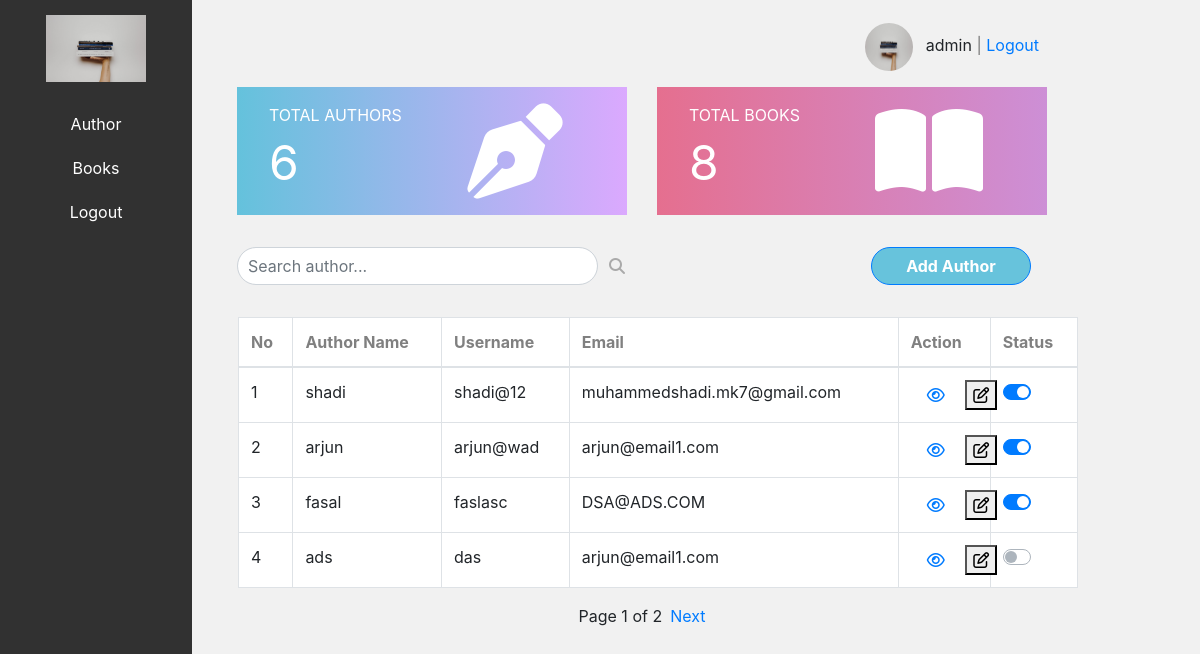
Page /authors/ (signed in) on the committed database.
### Techn_app/models.py (models this page shows, shortened)
class Author(models.Model):
    name = models.CharField(max_length=100)
    is_active = models.BooleanField(default=True)
    username = models.CharField(max_length=100)
    email = models.EmailField(max_length=100)

### Techn_app/views.py (the view, shortened to what this page needs)
# urls.py: path('authors/', Authors.as_view(), name='authors'),
class Authors(View):
    def get(self, request):
        if request.user.is_authenticated:
            search_query = request.GET.get('search', '')
            authors_list = Author.objects.filter(Q(name__icontains=search_query))
            if not search_query:
                authors_list = Author.objects.all()
            paginator = Paginator(authors_list, 4)
            page = request.GET.get('page', 1)
            try:
                authors = paginator.page(page)
            except PageNotAnInteger:
                authors = paginator.page(1)
            except EmptyPage:
                authors = paginator.page(paginator.num_pages)
            author_count = len(authors_list)
            books = Book.objects.all()
            book_count = len(books)
            return render(request, 'Authors.html', {'authors': authors, 'author_count': author_count, 'book_count': book_count, 'search_query': search_query})
        else:
            return redirect('login')

### templates/Authors.html (shortened to what this page needs)
{% extends 'Home.html' %}
{% load static %}
{% block body %}
<div class="container">
    <div class="row">
        <div class="col-md-6 mb-3">
            <div class="box" style="background: linear-gradient(to right, #64C2DC, #DBA9FE);">
                <div class="content">
                    <p>TOTAL AUTHORS</p>
                    <p style="font-size: 3rem; margin-top: -1rem;">{{ author_count }}</p>
                </div>
                <i class="fa-solid fa-pen-nib"></i>
            </div>
        </div>
        <div class="col-md-6 mb-3">
            <div class="box" style="background: linear-gradient(to right, #E56F8F, #CD8FD6);">
                <div class="content">
                    <p>TOTAL BOOKS</p>
                    <p style="font-size: 3rem; margin-top: -1rem;">{{ book_count }}</p>
                </div>
                <i class="fa-solid fa-book-open"></i>
            </div>
        </div>
    </div>
</div>
<div class="container">
    <div class="row justify-content-between mt-3 ml-3 mr-3">
        <form method="GET" action="{% url 'authors' %}" class="d-flex">
            <div class="input-group" style="width: 25rem;margin-left:-1rem;">
                <input type="text" class="form-control" name="search" placeholder="Search author..." aria-label="Search author" aria-describedby="searchIcon" style="border-radius: 20px; padding-left: 10px;">
                <div class="input-group-append">
                    <span class="input-group-text" id="searchIcon" style="background-color: transparent; border: none;margin-bottom:2rem;">
                        <i class="fas fa-search" style="color: #aaa;"></i>
                    </span>
                </div>
            </div>
        </form>
        <button type="submit" style="border-radius: 20px; width: 10rem; background-color: #67C3DC; font-weight: bold; margin-bottom: 2rem;" class="btn btn-primary btn-block ml-auto" data-toggle="modal" data-target="#addAuthorModal">
            Add Author
        </button>
    </div>
</div>
<table class="table table-bordered" style="margin-left: 1rem; margin-right: 2rem;">
    <thead style="background-color:white;font-weight:400;color:grey;">
      <tr>
        <th>No</th>
        <th>Author Name</th>
        <th>Username</th>
        <th>Email</th>
        <th>Action</th>
        <th>Status</th>
      </tr>
    </thead>
    <tbody>
      {% for author in authors %}
        <tr>
          <td>{{ forloop.counter }}</td>
          <td>{{ author.name }}</td>
          <td>{{ author.username }}</td>
          <td>{{ author.email }}</td>
          <td>
              <a href="{% url 'view_books' author.id %}" style="margin-left:1rem;"  title="View Books">
                  <i class="far fa-eye"></i>
                </a>
                <button type="button" style="margin-left:1rem;margin-right:-2rem;" data-toggle="modal" data-target="#editAuthorModal{{ author.id }}" title="Edit Author">
                    <i class="far fa-edit"></i>
                </button>
            </td>
            <td>
                <div class="custom-control custom-switch">
                </div>
          </td>
        </tr>
      {% endfor %}
    </tbody>
  </table>
  <div class="pagination d-flex justify-content-center mt-3">
    <span class="current">
        Page {{ authors.number }} of {{ authors.paginator.num_pages }}
    </span>
    {% if authors.has_next %}
        <a href="?page={{ authors.next_page_number }}" class="ml-2">Next</a>
    {% endif %}
</div>
{% endblock %}

### templates/Home.html (shortened to what this page needs)
{% load static %}
<!DOCTYPE html>
<html lang="en">
<head>
  <link href="https://stackpath.bootstrapcdn.com/bootstrap/4.3.1/css/bootstrap.min.css" rel="stylesheet">
  <link href="https://code.jquery.com/ui/1.12.1/themes/base/jquery-ui.css" rel="stylesheet">
</head>
<body>
  <div class="container-fluid">
    <div class="row">
      <div class="col-md-3 navbar">
        <img src="{% static 'images/pexels-thought-catalog-2228557.jpg' %}" alt="Your Logo" class="navbar-logo img-fluid">
        <div class="navbar-links">
          <ul class="list-unstyled">
            <li><a href="{% url 'authors' %}">Author</a></li>
            <li><a href="{% url 'books' %}">Books</a></li>
            <li><a href="{% url 'logout' %}">Logout</a></li>
          </ul>
        </div>
      </div>
      <div class="col-md-9 page-content">
        <div class="container">
          <div class="container" style="margin-bottom: 1rem;">
            <div class="d-flex justify-content-end mt-2 mr-2">
              <div class="user-info">
                {% if user.is_authenticated %}
                  <img src="{% static 'images/pexels-thought-catalog-2228557.jpg' %}" alt="Profile" style="width: 3rem; height: 3rem;" class="rounded-circle">
                  <span style="margin-left: 8px;">{{ user.username }} <span style="color: #777;">|</span> <a href="{% url 'logout' %}">Logout</a></span>
                {% endif %}
              </div>
            </div>
          </div>
        {% block body %}
        {% endblock %}
      </div>
    </div>
  </div>
</body>
</html>

### templates/Home.html (style rules this page uses)
body { padding: 0; margin: 0; height: 100vh; background-color: #F1F1F1; }
.navbar { background-color: #313131; padding: 15px; width: 12rem; display: block; height: 100%; text-align: center; position: fixed; }
.navbar-logo { width: 100px; margin-bottom: 20px; }
.navbar-links { margin-top: 0; color: #fff; list-style: none; padding: 0; }
.navbar-links a { color: #fff; text-decoration: none; display: block; padding: 10px; }
.page-content { margin-left: 12rem; padding: 15px; }
.box { height: 8rem; width: 100%; display: flex; align-items: center; text-align: left; position: relative; margin-right: 1rem; }
.box .content { flex: 1; color: white; font-size: 1rem; margin-top: 1rem; margin-left: 2rem; }
.box i { font-size: 6rem; color: #fff; margin-right: 4rem; }

### templates/Authors.html (style rules this page uses)
table { background-color: white; width: 100%; }

### rows in the picture
Author: name "shadi", username "shadi@12", email "muhammedshadi.mk7@gmail.com"
Author: name "arjun", username "arjun@wad", email "arjun@email1.com"
Author: name "fasal", username "faslasc", email "DSA@ADS.COM"
Author: name "ads", username "das", email "arjun@email1.com"

### other values in the picture
{{ user.username }} "admin"
{{ author_count }} "6"
{{ book_count }} "8"
{{ authors.number }} "1"
{{ authors.paginator.num_pages }} "2"
